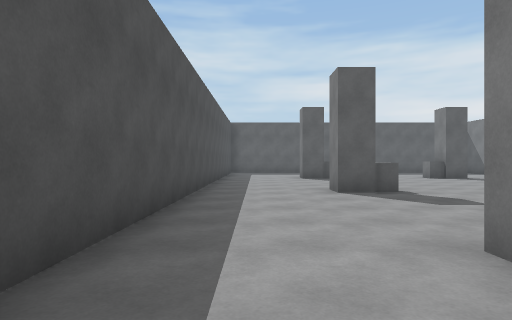
View 1 (above)

16 first-person views from a walk through a Unity game level. The camera is 1.3 m above the floor, looks level and sees 75° across. The floor is counted in squares, 2 m on a side. Each view is taken from the middle of a square. On the plan, view 1 faces up. The plan holds only what a view shows up to about 10 squares ahead; the rest is blank. The place goes on beyond the plan. Door leaves are left out, so doorways stand open.

View 2
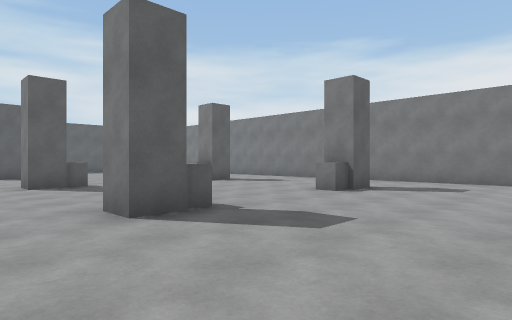

View 3
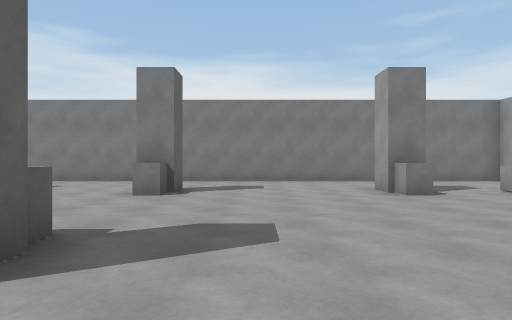

View 4
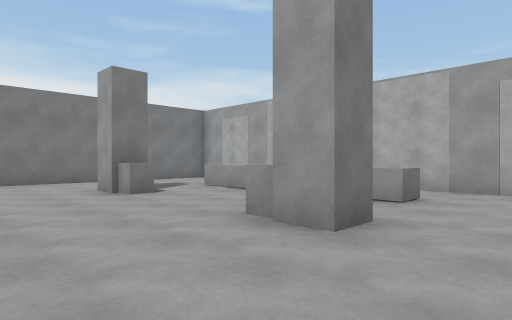

View 5
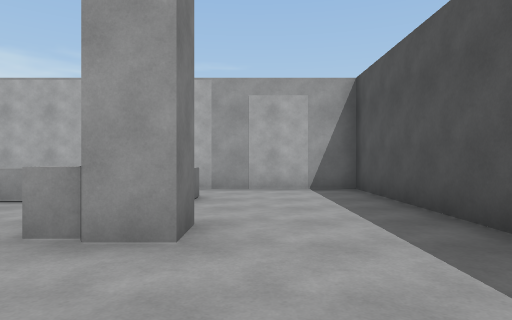

View 6
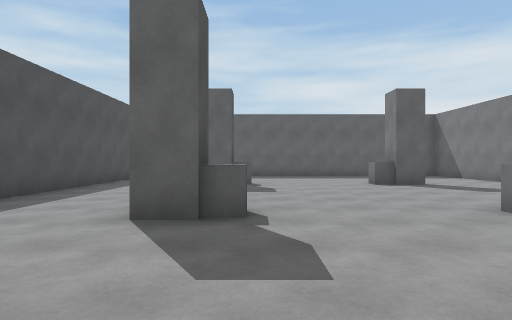

View 7
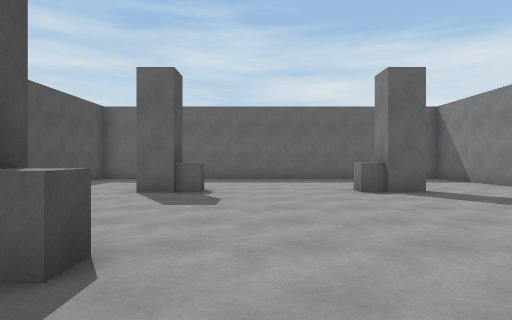

View 8
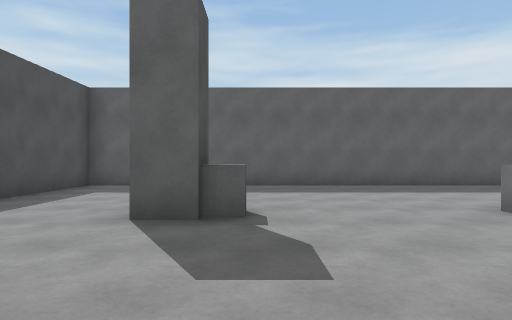

View 9
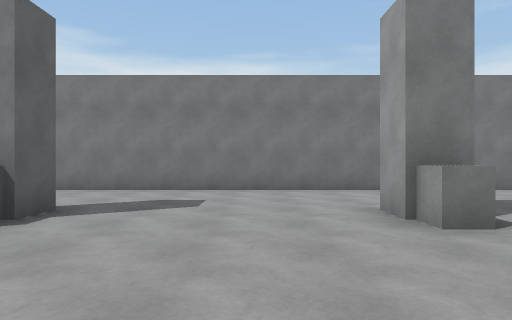

View 10
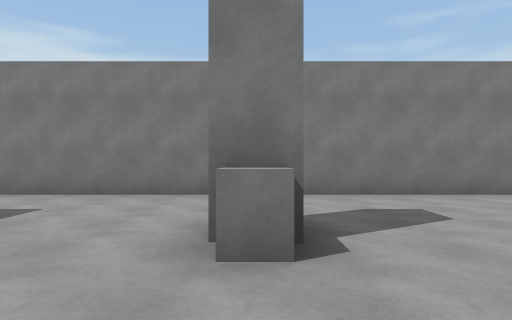

View 11
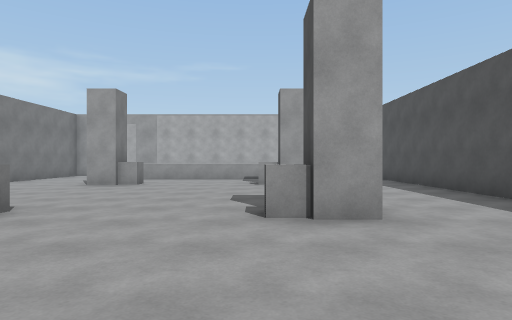

View 12
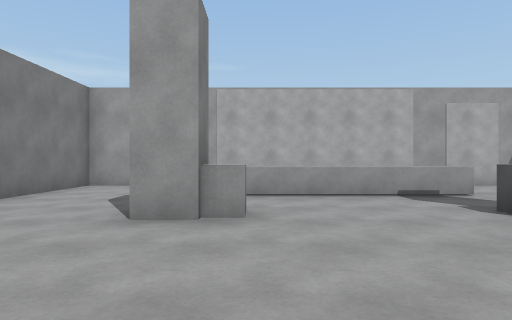

View 13
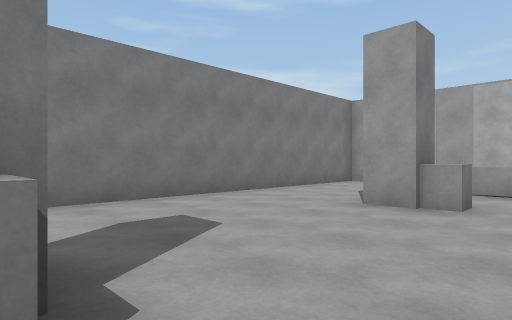

View 14
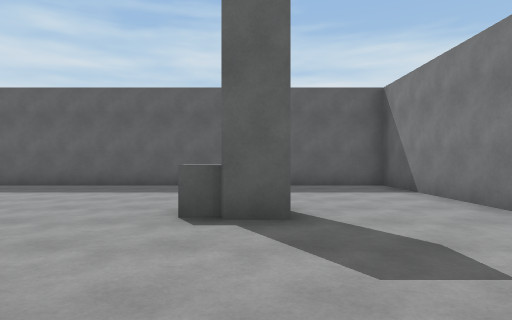

View 15
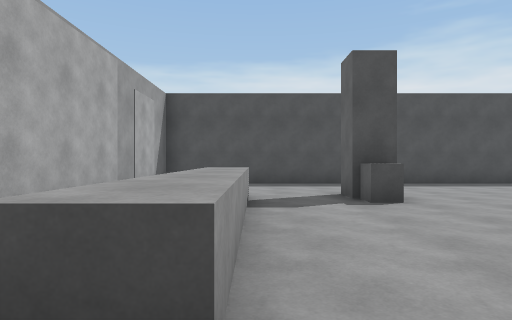

View 16
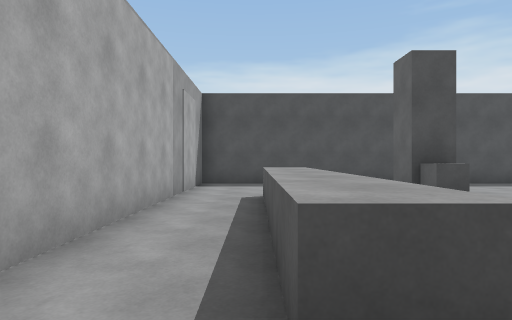

### Floor plan
Points are (right, up) in squares from view 1. A wall is a line through its corners. A room is listed if a view was taken in it or the views show most of it. See-through windows are left out.
Room 1 (views 1, 2, 3, 4, 5, 6, 7, 8, 9, 10, 11, 12, 13, 14, 15, 16)
walls: (2.4, 7.4) (2.4, 6.6) (1.6, 6.6) (1.6, 7.4); (2.4, 2.4) (2.4, 1.6) (1.6, 1.6) (1.6, 2.4) (2.4, 2.4); (6.6, 6.6) (6.6, 7.4) (7.4, 7.4); (7.4, 1.6) (6.6, 1.6) (6.6, 2.4); (7.5, 11.6) (6.6, 11.6) (6.6, 12.4); (2.4, 12.4) (2.4, 11.6) (1.6, 11.6); (2.4, -2.6) (2.4, -3.4) (1.6, -3.4) (1.6, -2.6) (2.4, -2.6); (6.6, -3.4) (6.6, -2.6) (7.4, -2.6); (-1.2, 16.5) (-1.2, -7.5) (10.2, -7.5) (10.2, 16.5) (-1.2, 16.5)
low walls: (2, -5.9) (2, -5.1) (7, -5.1) (7, -5.9) (5.2, -5.9)
objects: other object (3, -3); other object (3, 2); other object (3, 7); other object (3, 12); other object (6, -3); other object (6, 2); other object (6, 7); other object (6, 12)

Where each view was taken, in squares from view 1:
view 1: 0 up, 0 right, facing up
view 2: 2 down, 0 right, facing up-right
view 3: 0 up, 0 right, facing right
view 4: 0 up, 0 right, facing down-right
view 5: 0 up, 1 right, facing down
view 6: 3 up, 3 right, facing up
view 7: 5 up, 4 right, facing up
view 8: 8 up, 3 right, facing up
view 9: 9 up, 3 right, facing right
view 10: 7 up, 4 right, facing right
view 11: 6 up, 3 right, facing down
view 12: 1 up, 6 right, facing down
view 13: 2 up, 5 right, facing down-right
view 14: 8 up, 7 right, facing up
view 15: 5 down, 8 right, facing left
view 16: 6 down, 8 right, facing left
